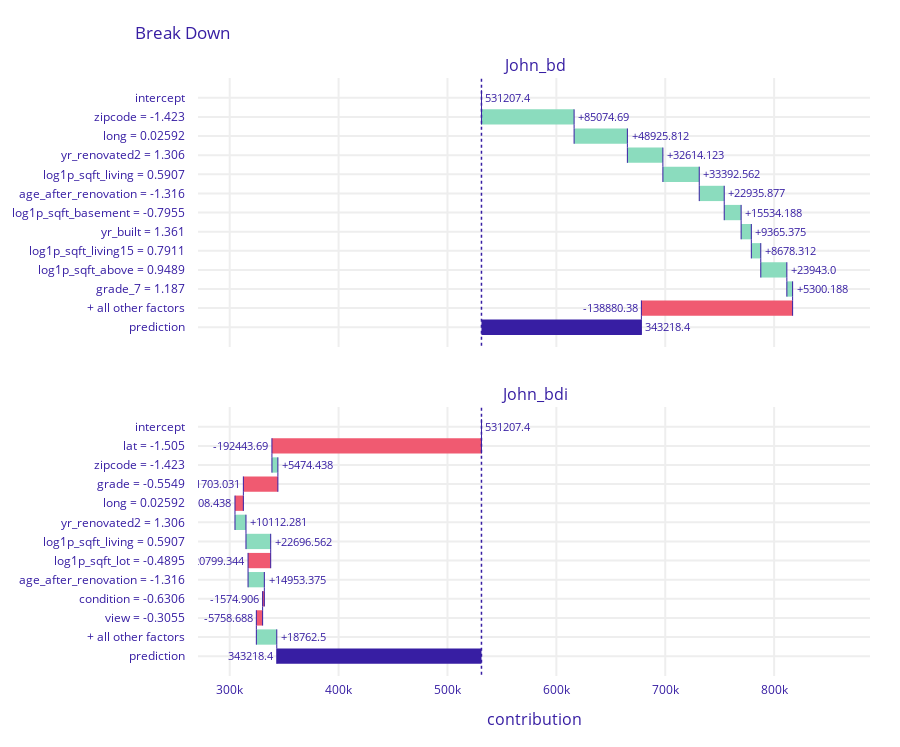

The notebook cell this image was saved under:
### Code cell
john_bd.plot(john_bdi)

### Figure 1 — Plotly figure (JSON) as saved in the notebook; plotly's stock layout.template omitted (floating-point values rounded to 4 significant figures)
{"data": [{"base": 531200.0, "connector": {"line": {"color": "#371ea3", "dash": "solid", "width": 1}, "mode": "spanning"}, "decreasing": {"marker": {"color": "#f05a71"}}, "hoverinfo": "text+delta", "hoverlabel": {"bgcolor": "rgba(0,0,0,0.8)"}, "hovertext": ["Average response: 531207.4<br>Prediction: 343218.4", "zipcode = -1.423<br>increases average response by", "long = 0.02592<br>increases average response by", "yr_renovated2 = 1.306<br>increases average response by", "log1p_sqft_living = 0.5907<br>increases average response by", "age_after_renovation = -1.316<br>increases average response by", "log1p_sqft_basement = -0.7955<br>increases average response by", "yr_built = 1.361<br>increases average response by", "log1p_sqft_living15 = 0.7911<br>increases average response by", "log1p_sqft_above = 0.9489<br>increases average response by", "grade_7 = 1.187<br>increases average response by", "+ all other factors<br>decreases average response by", "Average response: 531207.4<br>Prediction: 343218.4"], "increasing": {"marker": {"color": "#8bdcbe"}}, "measure": ["relative", "relative", "relative", "relative", "relative", "relative", "relative", "relative", "relative", "relative", "relative", "relative", "total"], "orientation": "h", "showlegend": false, "text": ["531207.4", "+85074.69", "+48925.812", "+32614.123", "+33392.562", "+22935.877", "+15534.188", "+9365.375", "+8678.312", "+23943.0", "+5300.188", "-138880.38", "343218.4"], "textposition": "outside", "totals": {"marker": {"color": "#371ea3"}}, "type": "waterfall", "x": [0, 85070.0, 48930.0, 32610.0, 33390.0, 22940.0, 15530.0, 9365.0, 8678.0, 23943, 5300.0, -138900.0, -188000.0], "xaxis": "x", "y": ["intercept", "zipcode = -1.423", "long = 0.02592", "yr_renovated2 = 1.306", "log1p_sqft_living = 0.5907", "age_after_renovation = -1.316", "log1p_sqft_basement = -0.7955", "yr_built = 1.361", "log1p_sqft_living15 = 0.7911", "log1p_sqft_above = 0.9489", "grade_7 = 1.187", "+ all other factors", "prediction"], "yaxis": "y"}, {"base": 531200.0, "connector": {"line": {"color": "#371ea3", "dash": "solid", "width": 1}, "mode": "spanning"}, "decreasing": {"marker": {"color": "#f05a71"}}, "hoverinfo": "text+delta", "hoverlabel": {"bgcolor": "rgba(0,0,0,0.8)"}, "hovertext": ["Average response: 531207.4<br>Prediction: 343218.4", "lat = -1.505<br>decreases average response by", "zipcode = -1.423<br>increases average response by", "grade = -0.5549<br>decreases average response by", "long = 0.02592<br>decreases average response by", "yr_renovated2 = 1.306<br>increases average response by", "log1p_sqft_living = 0.5907<br>increases average response by", "log1p_sqft_lot = -0.4895<br>decreases average response by", "age_after_renovation = -1.316<br>increases average response by", "condition = -0.6306<br>decreases average response by", "view = -0.3055<br>decreases average response by", "+ all other factors<br>increases average response by", "Average response: 531207.4<br>Prediction: 343218.4"], "increasing": {"marker": {"color": "#8bdcbe"}}, "measure": ["relative", "relative", "relative", "relative", "relative", "relative", "relative", "relative", "relative", "relative", "relative", "relative", "total"], "orientation": "h", "showlegend": false, "text": ["531207.4", "-192443.69", "+5474.438", "-31703.031", "-7708.438", "+10112.281", "+22696.562", "-20799.344", "+14953.375", "-1574.906", "-5758.688", "+18762.5", "343218.4"], "textposition": "outside", "totals": {"marker": {"color": "#371ea3"}}, "type": "waterfall", "x": [0, -192400.0, 5474.0, -31700.0, -7708.0, 10110.0, 22700.0, -20800.0, 14950.0, -1575.0, -5759.0, 18760.0, -188000.0], "xaxis": "x2", "y": ["intercept", "lat = -1.505", "zipcode = -1.423", "grade = -0.5549", "long = 0.02592", "yr_renovated2 = 1.306", "log1p_sqft_living = 0.5907", "log1p_sqft_lot = -0.4895", "age_after_renovation = -1.316", "condition = -0.6306", "view = -0.3055", "+ all other factors", "prediction"], "yaxis": "y2"}], "layout": {"annotations": [{"font": {"size": 16}, "showarrow": false, "text": "John_bd", "x": 0.5, "xanchor": "center", "xref": "paper", "y": 1, "yanchor": "bottom", "yref": "paper"}, {"font": {"size": 16}, "showarrow": false, "text": "John_bdi", "x": 0.5, "xanchor": "center", "xref": "paper", "y": 0.45, "yanchor": "bottom", "yref": "paper"}, {"font": {"size": 16}, "showarrow": false, "text": "contribution", "x": 0.5, "xanchor": "center", "xref": "paper", "y": 0, "yanchor": "top", "yref": "paper", "yshift": -30}], "font": {"color": "#371ea3"}, "height": 747, "margin": {"b": 71, "r": 30, "t": 78}, "shapes": [{"line": {"color": "#371ea3", "dash": "dot", "width": 1.5}, "type": "line", "x0": 531200.0, "x1": 531200.0, "xref": "x", "y0": -1, "y1": 13, "yref": "y"}, {"line": {"color": "#371ea3", "dash": "dot", "width": 1.5}, "type": "line", "x0": 531200.0, "x1": 531200.0, "xref": "x2", "y0": -1, "y1": 13, "yref": "y2"}], "title": {"text": "Break Down", "x": 0.15}, "xaxis": {"anchor": "y", "automargin": true, "domain": [0, 1], "fixedrange": true, "gridwidth": 2, "matches": "x2", "range": [270900.0, 888000.0], "showticklabels": false, "tickcolor": "white", "ticklen": 3, "ticks": "outside", "type": "linear", "zeroline": false}, "xaxis2": {"anchor": "y2", "automargin": true, "domain": [0, 1], "fixedrange": true, "gridwidth": 2, "range": [270900.0, 888000.0], "tickcolor": "white", "ticklen": 3, "ticks": "outside", "type": "linear", "zeroline": false}, "yaxis": {"anchor": "x", "automargin": true, "autorange": "reversed", "domain": [0.55, 1], "fixedrange": true, "gridwidth": 2, "tickcolor": "white", "ticklen": 10, "ticks": "outside", "type": "category"}, "yaxis2": {"anchor": "x2", "automargin": true, "autorange": "reversed", "domain": [0, 0.45], "fixedrange": true, "gridwidth": 2, "tickcolor": "white", "ticklen": 10, "ticks": "outside", "type": "category"}}}
